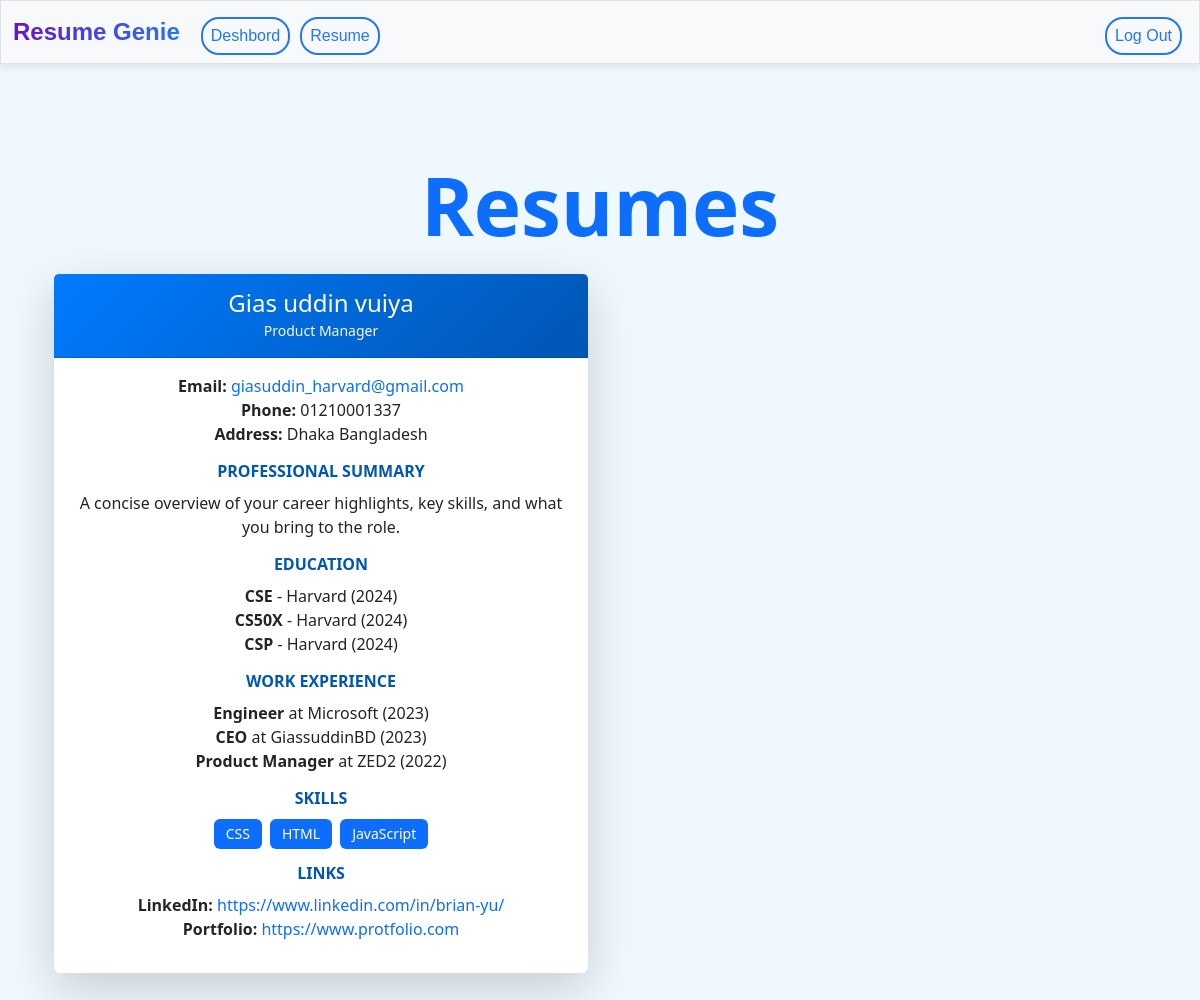
Page /resume (signed in) on the committed database.
### tables this page shows
CREATE TABLE resumes(
    id INTEGER PRIMARY KEY AUTOINCREMENT,
    user_id INTEGER NOT NULL,
    title TEXT NOT NULL,
    name TEXT NOT NULL,
    email TEXT NOT NULL,
    phone TEXT,
    address TEXT,
    linkedin TEXT,
    portfolio TEXT,
    professional_summary TEXT,
    education TEXT,
    work_experience TEXT,
    skills TEXT,
    created_at TIMESTAMP DEFAULT CURRENT_TIMESTAMP,
    FOREIGN KEY (user_id) REFERENCES users(id)
);

### app.py (the view)
@app.route("/resume", methods=["GET"])
@login_required
def resume():
    try:
        user_id = session["user_id"]
        resumes = db.execute("SELECT * FROM resumes WHERE user_id = ?", user_id)
        for resume in resumes:
            if 'education' in resume and resume['education']:
                resume['education'] = json.loads(resume['education'])
            if 'work_experience' in resume and resume['work_experience']:
                resume['work_experience'] = json.loads(resume['work_experience'])
            if 'skills' in resume and resume['skills']:
                resume['skills'] = json.loads(resume['skills'])
        return render_template("resume.html", resumes=resumes)
    except Exception as e:
        app.logger.error(f"Error fetching resumes: {e}")
        flash("An error occurred while fetching resumes.")
        return render_template("resume.html", resumes=[])

### app.py (called while the page is built)
@app.after_request
def after_request(response):
    response.headers["Cache-Control"] = "no-cache, no-store, must-revalidate"
    response.headers["Expires"] = 0
    response.headers["Pragma"] = "no-cache"
    return response

### helpers.py (called while the page is built)
def login_required(f):
    @wraps(f)
    def decorated_function(*args, **kwargs):
        if session.get("user_id") is None:
            return redirect("/login")
        return f(*args, **kwargs)
    return decorated_function

### templates/resume.html (shortened to what this page needs)
{% extends "layout.html" %}
{% block main %}
<div class="container my-5">
    <h1 class="text-center mb-4 text-primary fw-bold">Resumes</h1>
    {% if resumes %}
        <div class="row g-4">
            {% for resume in resumes %}
            <div class="col-lg-6 col-md-12 resumeCol">
                <div class="card resume-card shadow-lg border-0">
                    <div class="card-header bg-gradient-primary text-white">
                        <h4 class="mb-0">{{ resume.name }}</h4>
                        <small class="text-light">{{ resume.title }}</small>
                    </div>
                    <div class="card-body">
                        <div class="resume-section">
                            <p>
                                <strong>Email:</strong>
                                <a href="mailto:{{ resume.email }}" class="text-decoration-none text-primary">{{ resume.email }}</a><br>
                                <strong>Phone:</strong> {{ resume.phone }}<br>
                                <strong>Address:</strong> {{ resume.address }}
                            </p>
                        </div>
                        <div class="resume-section">
                            <h5 class="section-title">Professional Summary</h5>
                            <p>{{ resume.professional_summary }}</p>
                        </div>
                        <div class="resume-section">
                            <h5 class="section-title">Education</h5>
                            <ul class="list-unstyled">
                                {% for edu in resume.education %}
                                <li>
                                    <strong>{{ edu.degree }}</strong> - {{ edu.institution }} ({{ edu.year }})
                                </li>
                                {% endfor %}
                            </ul>
                        </div>
                        <div class="resume-section">
                            <h5 class="section-title">Work Experience</h5>
                            <ul class="list-unstyled">
                                {% for work in resume.work_experience %}
                                <li>
                                    <strong>{{ work.role }}</strong> at {{ work.company }} ({{ work.year }})
                                </li>
                                {% endfor %}
                            </ul>
                        </div>
                        <div class="resume-section">
                            <h5 class="section-title">Skills</h5>
                            <div class="d-flex flex-wrap gap-2">
                                {% for skill in resume.skills %}
                                <span class="badge bg-primary text-white">{{ skill }}</span>
                                {% endfor %}
                            </div>
                        </div>
                        <div class="resume-section">
                            <h5 class="section-title">Links</h5>
                            <p>
                                {% if resume.linkedin %}
                                <strong>LinkedIn:</strong>
                                <a href="{{ resume.linkedin }}" target="_blank" class="text-decoration-none text-primary">{{ resume.linkedin }}</a><br>
                                {% endif %}
                                {% if resume.portfolio %}
                                <strong>Portfolio:</strong>
                                <a href="{{ resume.portfolio }}" target="_blank" class="text-decoration-none text-primary">{{ resume.portfolio }}</a>
                                {% endif %}
                            </p>
                        </div>
                    </div>
                </div>
                <div class="card-footer text-end">
                </div>
            </div>
            {% endfor %}
        </div>
    {% else %}
        <div class="alert alert-warning text-center" role="alert">
            No resumes found.
        </div>
    {% endif %}
</div>
{% endblock %}

### static/css/style.css (style rules this page uses)
body { background-color: aliceblue; }
.fw-bold { font-style: normal; font-size: 80px; line-height: 90px; text-align: center; }
.d-flex { justify-content: center; }
.resume-card { transition: transform 0.3s ease, box-shadow 0.3s ease; }
.resume-card .card-header { background: linear-gradient(135deg, #007bff, #0056b3); padding: 15px 20px; }
.resume-card .resume-section { margin-bottom: 15px; }
.resume-card .section-title { font-weight: 600; color: #0056b3; margin-bottom: 10px; text-transform: uppercase; font-size: 16px; }
a.text-primary { color: #007bff; text-decoration: none; }
.badge { padding: 8px 12px; font-size: 14px; font-weight: 500; }
.resume-card { position: relative; }

### rows in the picture
resumes: name "Gias uddin vuiya", title "Product Manager", email "giasuddin_harvard@gmail.com", phone "01210001337", address "Dhaka Bangladesh", professional_summary "A concise overview of your career highlights, key skills, and what you bring to the role.", degree "CSE" "CS50X" "CSP", institution "Harvard" "Harvard" "Harvard", year "2024" "2024" "2024", role "Engineer" "CEO" "Product Manager", company "Microsoft" "GiassuddinBD" "ZED2", year "2023" "2023" "2022", skills "CSS" "HTML" "JavaScript", linkedin "https://www.linkedin.com/in/brian-yu/", portfolio "https://www.protfolio.com"
